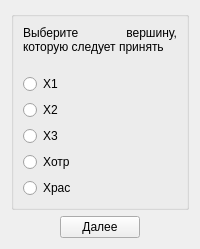
             <widget class="QWidget" name="stretching">
              <layout class="QGridLayout" name="gridLayout_7">
               <item row="0" column="0">
                <widget class="QGroupBox" name="groupBox_4">
                 <layout class="QGridLayout" name="gridLayout_9" rowstretch="1,0,0,0,0,0">
                  <item row="1" column="0">
                   <widget class="QRadioButton" name="t1_str_rb">
                    <property name="text">
                     <string>X1</string>
                    </property>
                   </widget>
                  </item>
                  <item row="2" column="0">
                   <widget class="QRadioButton" name="t2_str_rb">
                    <property name="text">
                     <string>X2</string>
                    </property>
                   </widget>
                  </item>
                  <item row="3" column="0">
                   <widget class="QRadioButton" name="t3_str_rb">
                    <property name="text">
                     <string>X3</string>
                    </property>
                   </widget>
                  </item>
                  <item row="4" column="0">
                   <widget class="QRadioButton" name="totr_str_rb">
                    <property name="text">
                     <string>Xотр</string>
                    </property>
                   </widget>
                  </item>
                  <item row="5" column="0">
                   <widget class="QRadioButton" name="tras_str_rb">
                    <property name="text">
                     <string>Xрас</string>
                    </property>
                   </widget>
                  </item>
                  <item row="0" column="0">
                   <widget class="QLabel" name="label_7">
                    <property name="sizePolicy">
                     <sizepolicy hsizetype="Preferred" vsizetype="MinimumExpanding">
                      <horstretch>0</horstretch>
                      <verstretch>0</verstretch>
                     </sizepolicy>
                    </property>
                    <property name="text">
                     <string>Выберите вершину, которую следует принять</string>
                    </property>
                    <property name="alignment">
                     <set>Qt::AlignJustify|Qt::AlignTop</set>
                    </property>
                    <property name="wordWrap">
                     <bool>true</bool>
                    </property>
                   </widget>
                  </item>
                 </layout>
                </widget>
               </item>
               <item row="1" column="0">
                <layout class="QHBoxLayout" name="horizontalLayout_3">
                 <item>
                  <spacer name="horizontalSpacer_3">
                   <property name="orientation">
                    <enum>Qt::Horizontal</enum>
                   </property>
                   <property name="sizeHint" stdset="0">
                    <size>
                     <width>40</width>
                     <height>20</height>
                    </size>
                   </property>
                  </spacer>
                 </item>
                 <item>
                  <widget class="QPushButton" name="next2_bt">
                   <property name="text">
                    <string>Далее</string>
                   </property>
                  </widget>
                 </item>
                 <item>
                  <spacer name="horizontalSpacer_4">
                   <property name="orientation">
                    <enum>Qt::Horizontal</enum>
                   </property>
                   <property name="sizeHint" stdset="0">
                    <size>
                     <width>40</width>
                     <height>20</height>
                    </size>
                   </property>
                  </spacer>
                 </item>
                </layout>
               </item>
              </layout>
             </widget>
